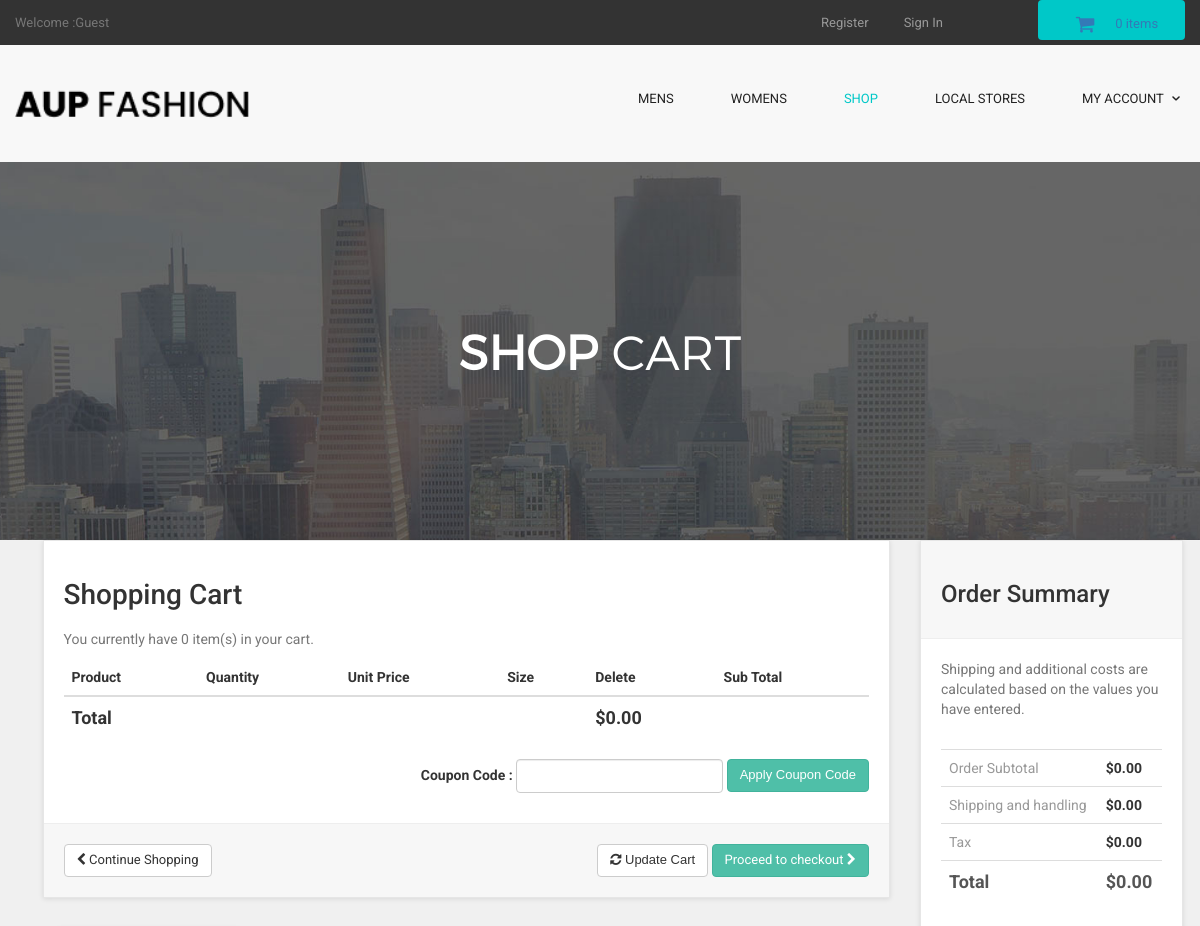
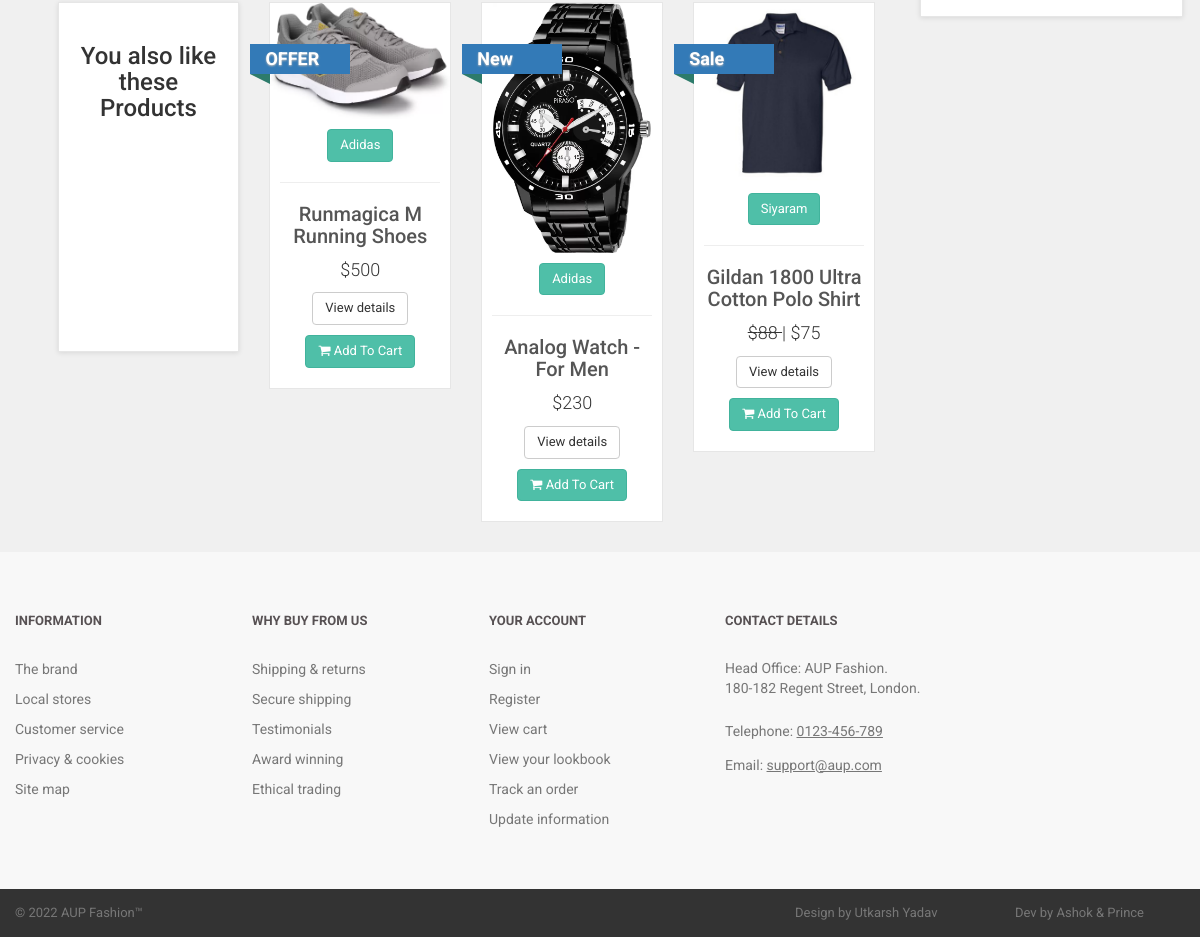
The page /cart_body.php on the database its author committed (2 pictures, top to bottom).
### tables this page shows
CREATE TABLE `products` (
  `product_id` int(10) NOT NULL,
  `p_cat_id` int(10) NOT NULL,
  `cat_id` int(10) NOT NULL,
  `manufacturer_id` int(10) NOT NULL,
  `date` timestamp NOT NULL DEFAULT current_timestamp() ON UPDATE current_timestamp(),
  `product_title` text NOT NULL,
  `product_url` text NOT NULL,
  `product_img1` text NOT NULL,
  `product_img2` text NOT NULL,
  `product_img3` text NOT NULL,
  `product_price` int(10) NOT NULL,
  `product_psp_price` int(100) NOT NULL,
  `product_desc` text NOT NULL,
  `product_features` text NOT NULL,
  `product_video` text NOT NULL,
  `product_keywords` text NOT NULL,
  `product_label` text NOT NULL,
  `status` varchar(255) NOT NULL
);

CREATE TABLE `manufacturers` (
  `manufacturer_id` int(10) NOT NULL,
  `manufacturer_title` text NOT NULL,
  `manufacturer_top` text NOT NULL,
  `manufacturer_image` text NOT NULL
);

### cart_body.php (the view, shortened to what this page needs)
<?php
include("includes/db.php");
include("includes/header.php");
include("functions/functions.php");
include("includes/main.php");
?>
  <main>
    <div class="nero">
      <div class="nero__heading">
        <span class="nero__bold">SHOP</span> Cart
      </div>
    </div>
  </main>
<div id="content" >
<div class="container" >
<div class="col-md-9" id="cart" >
<div class="box" >
<form action="cart.php" method="post" enctype="multipart-form-data" >
<h1> Shopping Cart </h1>
<?php
$ip_add = getRealUserIp();
$select_cart = "select * from cart where ip_add='$ip_add'";
$run_cart = mysqli_query($con,$select_cart);
$count = mysqli_num_rows($run_cart);
?>
<p class="text-muted" > You currently have <?php echo $count; ?> item(s) in your cart. </p>
<div class="table-responsive" >
<table class="table" >
<thead>
<tr>
<th colspan="2" >Product</th>
<th>Quantity</th>
<th>Unit Price</th>
<th>Size</th>
<th colspan="1">Delete</th>
<th colspan="2"> Sub Total </th>
</tr>
</thead>
<?php
$total = 0;
?>
<tfoot>
<tr>
<th colspan="5"> Total </th>
<th colspan="2"> $<?php echo $total; ?>.00 </th>
</tr>
</tfoot>
</table>
<div class="form-inline pull-right">
<div class="form-group">
<label>Coupon Code : </label>
<input type="text" name="code" class="form-control">
</div>
<input class="btn btn-primary" type="submit" name="apply_coupon" value="Apply Coupon Code" >
</div>
</div>
<div class="box-footer">
<div class="pull-left">
<a href="index.php" class="btn btn-default">
<i class="fa fa-chevron-left"></i> Continue Shopping
</a>
</div>
<div class="pull-right">
<button class="btn btn-default" type="submit" name="update" value="Update Cart">
<i class="fa fa-refresh"></i> Update Cart
</button>
<a href="checkout.php" class="btn btn-primary">
Proceed to checkout <i class="fa fa-chevron-right"></i>
</a>
</div>
</div>
</form>
</div>
<div id="row same-height-row">
<div class="col-md-3 col-sm-6">
<div class="box same-height headline">
<h3 class="text-center"> You also like these Products </h3>
</div>
</div>
<?php
$get_products = "select * from products order by rand() LIMIT 0,3";
$run_products = mysqli_query($con,$get_products);
while($row_products=mysqli_fetch_array($run_products)){
$pro_title = $row_products['product_title'];
$pro_price = $row_products['product_price'];
$pro_img1 = $row_products['product_img1'];
$pro_label = $row_products['product_label'];
$manufacturer_id = $row_products['manufacturer_id'];
$get_manufacturer = "select * from manufacturers where manufacturer_id='$manufacturer_id'";
$run_manufacturer = mysqli_query($db,$get_manufacturer);
$row_manufacturer = mysqli_fetch_array($run_manufacturer);
$manufacturer_name = $row_manufacturer['manufacturer_title'];
$pro_psp_price = $row_products['product_psp_price'];
$pro_url = $row_products['product_url'];
if($pro_label == "Sale" or $pro_label == "Gift"){
$product_price = "<del> $$pro_price </del>";
$product_psp_price = "| $$pro_psp_price";
}
else{
$product_psp_price = "";
$product_price = "$$pro_price";
}
if($pro_label == ""){
}
else{
$product_label = "
<a class='label sale' href='#' style='color:black;'>
<div class='thelabel'>$pro_label</div>
<div class='label-background'> </div>
</a>
";
}
echo "
<div class='col-md-3 col-sm-6 center-responsive' >
<div class='product' >
<a href='$pro_url' >
<img src='admin_area/product_images/$pro_img1' class='img-responsive' >
</a>
<div class='text' >
<center>
<p class='btn btn-primary'> $manufacturer_name </p>
</center>
<hr>
<h3><a href='$pro_url' >$pro_title</a></h3>
<p class='price' > $product_price $product_psp_price </p>
<p class='buttons' >
<a href='$pro_url' class='btn btn-default' >View details</a>
<a href='$pro_url' class='btn btn-primary'>
<i class='fa fa-shopping-cart'></i> Add To Cart
</a>
</p>
</div>
$product_label
</div>
</div>
";
}
?>
</div>
</div>
<div class="col-md-3">
<div class="box" id="order-summary">
<div class="box-header">
<h3>Order Summary</h3>
</div>
<p class="text-muted">
Shipping and additional costs are calculated based on the values you have entered.
</p>
<div class="table-responsive">
<table class="table">
<tbody>
<tr>
<td> Order Subtotal </td>
<th> $<?php echo $total; ?>.00 </th>
</tr>
<tr>
<td> Shipping and handling </td>
<th>$0.00</th>
</tr>
<tr>
<td>Tax</td>
<th>$0.00</th>
</tr>
<tr class="total">
<td>Total</td>
<th>$<?php echo $total; ?>.00</th>
</tr>
</tbody>
</table>
</div>
</div>
</div>
</div>
</div>
<?php
include("includes/footer.php");
?>
</body>

### styles/backend.css (style rules this page uses)
html { font-family: "Roboto", Helvetica, Arial, sans-serif; line-height: 1.15; -ms-text-size-adjust: 100%; -webkit-text-size-adjust: 100% }
body { margin: 0 }
h1 { font-size: 2em; margin: .67em 0 }
figcaption, figure, main { display: block }
hr { box-sizing: content-box; height: 0; overflow: visible }
a { background-color: transparent; -webkit-text-decoration-skip: objects }
img { border-style: none }
button, input, optgroup, select, textarea { font-family: sans-serif; font-size: 100%; line-height: 1.15; margin: 0 }
button, input { overflow: visible }
button, select { text-transform: none }
[type=reset], [type=submit], button, html [type=button] { -webkit-appearance: button }
html { box-sizing: border-box }
body { min-width: 1190px; font-family: Montserrat, sans-serif; font-weight: 400; background-color: white; }
.container { width: 1170px; margin: 0 auto }
img { max-width: 100%; height: auto }
.btn { display: inline-block; vertical-align: top; font-size: 13px; line-height: auto; text-decoration: none; -webkit-transition: .3s; transition: .3s }
.nero { padding-top: 160px; padding-bottom: 140px; font-family: 'montserratlight', sans-serif; text-align: center; text-transform: uppercase; color: #FFF; background: #666 url("../images/banner-ave.jpg") no-repeat; background-size: cover; background-position: center; }
.nero__heading { font-size: 48px; }
.nero__bold { font-weight: 700; }
.product .img-responsive { max-height: 250px; margin: auto; }

### styles/style.css (style rules this page uses)
body { font-family: "Roboto", Helvetica, Arial, sans-serif; font-size: 14px; line-height: 1.42857143; color: #333333; background-color: #f0f0f0; overflow-x: hidden; }
.btn-primary { color:rgb(255, 255, 255); background-color:rgb(79, 191, 168); border-color:rgb(65, 179, 156); }
.box { background: #fff; margin: 0 0 30px; border: solid 1px #e6e6e6; box-sizing: border-box; padding:20px; box-shadow: 0 1px 5px rgba(0, 0, 0, 0.1); }
#content { padding-left:25px; }
#content .product { background:#fff; border: solid 1px #e6e6e6; box-sizing: border-box; margin-bottom: 30px; }
#content .product .text p.price { font-size:18px; text-align:center; font-weight:300; }
#content .product .text .buttons { clear:both; text-align:center; }
#content .product .text h3 { text-align:center; font-size:20px; }
#content .product .text h3 a { color:rgb(85, 85, 85); }
#content .product .text { padding:10px 10px 0px; }
#content .product .text .buttons .btn { margin-bottom:10px; }
#content .headline { height: 350px; }
#content #cart .table tfoot { font-size:18px; }
.box .box-footer { background: #f7f7f7; margin: 30px -20px -20px; padding:20px; border-top: solid 1px #eeeeee; }
.box .box-footer:before, .box .box-footer:after { content:" "; display: table; }
.box .box-footer:after { clear:both; }
.box .box-header { background:#f7f7f7; margin:-20px -20px 20px; padding:20px; border-bottom: solid 1px #eeeeee; }
#content #order-summary table { margin-top: 20px; }
#content #order-summary table td { color: #999999; }
#content #order-summary table tr.total td, #content #order-summary table tr.total th { font-size: 18px; color:#555555; font-weight: 700; }
.label { text-decoration : none; position: absolute; top: 50px; padding-left:51px; z-index: 20; }
.label .thelabel { position: relative; width: 100px; padding: 6px 50px 6px 15px; margin: 40px 50px 10px -71px; color: #fff; font-size:18px; font-weight:bold; background-color: #337ab7; text-shadow: 0px 1px 2px #bbb ; }
.label .thelabel:before, .label .thelabel:after { content: ''; position: absolute; width:0; height:0; }
.label .thelabel:after { left: 0px; top: 100%; border-width : 5px 10px; border-style: solid; border-color: #2d7b6b #2d7b6b transparent transparent; }
.label.sale { top: 0; }

### rows shown on the page
products: product_img1 (picture), manufacturer.manufacturer_title "Adidas", product_title "Runmagica M Running Shoes", product_price "$500", product_label "OFFER"
products: product_img1 (picture), manufacturer.manufacturer_title "Adidas", product_title "Analog Watch - For Men", product_price "$230", product_label "New"
products: product_img1 (picture), manufacturer.manufacturer_title "Siyaram", product_title "Gildan 1800 Ultra Cotton Polo Shirt", product_price "88", product_psp_price "| $75", product_label "Sale"

### other values the page prints
$count_items "0"
$count "0"
$total "0"
